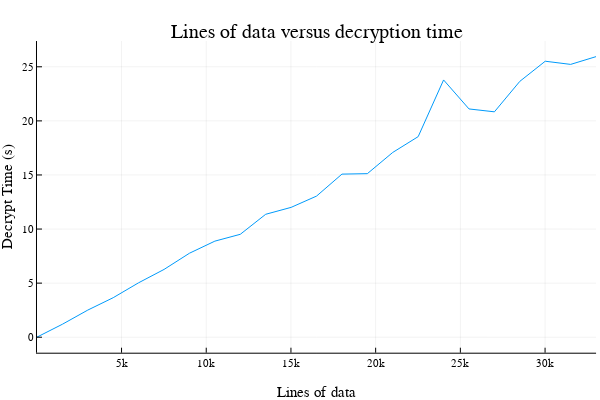

The cell this chart's notebook holds for it:
### Code cell
fig4 = plot(df."Lines of Data", df."Decrypt Time (s)");
xlabel!("Lines of data");
ylabel!("Decrypt Time (s)")
title!("Lines of data versus decryption time")
display(fig4);

### Figure 1 — Plotly figure (JSON) as saved in the notebook; plotly's stock layout.template omitted (floating-point values rounded to 4 significant figures)
{"data": [{"colorbar": {"title": ""}, "legendgroup": "", "line": {"color": "rgba(0, 154, 250, 1.000)", "dash": "solid", "shape": "linear", "width": 1}, "mode": "lines", "name": "", "showlegend": false, "type": "scatter", "x": [10, 1510, 3010, 4510, 6010, 7510, 9010, 10510, 12010, 13510, 15010, 16510, 18010, 19510, 21010, 22510, 24010, 25510, 27010, 28510, 30010, 31510, 33010], "xaxis": "x", "y": [0.008541, 1.199, 2.51, 3.656, 5.034, 6.267, 7.765, 8.883, 9.514, 11.37, 12.0, 13.05, 15.08, 15.12, 17.08, 18.54, 23.78, 21.1, 20.84, 23.65, 25.51, 25.22, 25.94], "yaxis": "y", "zmax": null, "zmin": null}], "layout": {"annotations": [{"font": {"color": "rgba(0, 0, 0, 1.000)", "family": "sans-serif", "size": 20}, "rotation": 0, "showarrow": false, "text": "Lines of data versus decryption time", "x": 0.5275, "xanchor": "center", "xref": "paper", "y": 1, "yanchor": "top", "yref": "paper"}], "height": 400, "legend_position": {"bgcolor": "rgba(255, 255, 255, 1.000)", "bordercolor": "rgba(0, 0, 0, 1.000)", "borderwidth": 1, "font": {"color": "rgba(0, 0, 0, 1.000)", "family": "sans-serif", "size": 11}, "title": {"font": {"color": "rgba(0, 0, 0, 1.000)", "family": "sans-serif", "size": 15}, "text": ""}, "tracegroupgap": 0, "traceorder": "normal", "x": 1, "xanchor": "auto", "y": 1, "yanchor": "auto"}, "margin": {"b": 20, "l": 0, "r": 0, "t": 20}, "paper_bgcolor": "rgba(255, 255, 255, 1.000)", "plot_bgcolor": "rgba(255, 255, 255, 1.000)", "showlegend": true, "width": 600, "xaxis": {"anchor": "y", "domain": [0.06165, 0.9934], "gridcolor": "rgba(0, 0, 0, 0.100)", "gridwidth": 0.5, "linecolor": "rgba(0, 0, 0, 1.000)", "mirror": false, "showgrid": true, "showline": true, "showticklabels": true, "tickangle": 0, "tickcolor": "rgb(0, 0, 0)", "tickfont": {"color": "rgba(0, 0, 0, 1.000)", "family": "sans-serif", "size": 11}, "ticks": "inside", "title": "Lines of data", "titlefont": {"color": "rgba(0, 0, 0, 1.000)", "family": "sans-serif", "size": 15}, "type": "-", "visible": true, "zeroline": false, "zerolinecolor": "rgba(0, 0, 0, 1.000)"}, "yaxis": {"anchor": "x", "domain": [0.07581, 0.9415], "gridcolor": "rgba(0, 0, 0, 0.100)", "gridwidth": 0.5, "linecolor": "rgba(0, 0, 0, 1.000)", "mirror": false, "showgrid": true, "showline": true, "showticklabels": true, "tickangle": 0, "tickcolor": "rgb(0, 0, 0)", "tickfont": {"color": "rgba(0, 0, 0, 1.000)", "family": "sans-serif", "size": 11}, "ticks": "inside", "title": "Decrypt Time (s)", "titlefont": {"color": "rgba(0, 0, 0, 1.000)", "family": "sans-serif", "size": 15}, "type": "-", "visible": true, "zeroline": false, "zerolinecolor": "rgba(0, 0, 0, 1.000)"}}}
